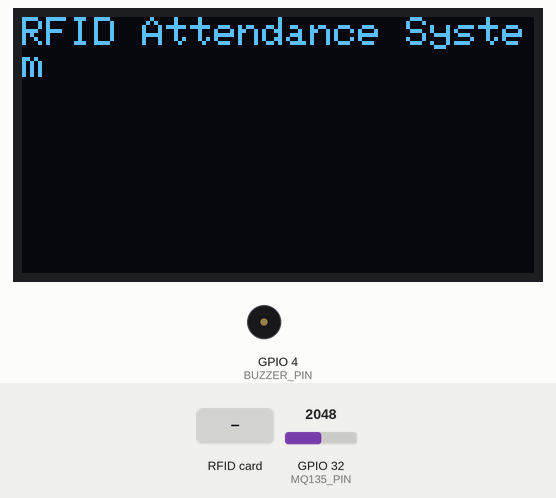
Recording of a sketch running on a simulated ESP32. Shown: 128×64 one-colour display, buzzer (waves = sounding, pin HIGH). The test bench sets the inputs (shaded band); at power-on: GPIO 32 (MQ135_PIN) = 2048. WiFi joins after 1.5 s; servers stay silent unless stated; the display library's start-up logo is not drawn; uploads are accepted with an empty reply; what the sketch prints to the serial monitor is not drawn.

Above: at 5.3 s.
5.4 s: RFID card 32 61 56 62 held to the reader
At 7.1 s:
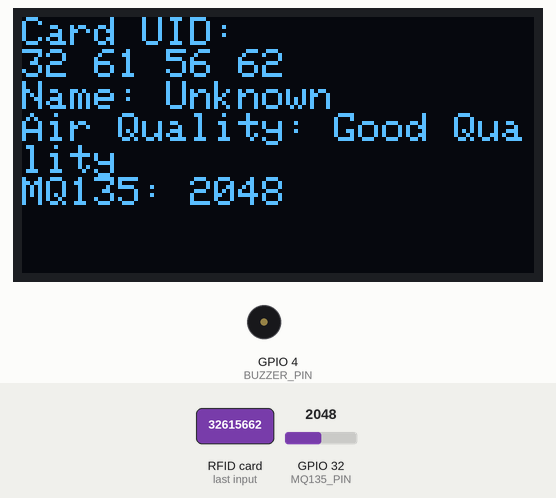
7.9 s: RFID card 7A D7 97 3F held to the reader
At 10.6 s:
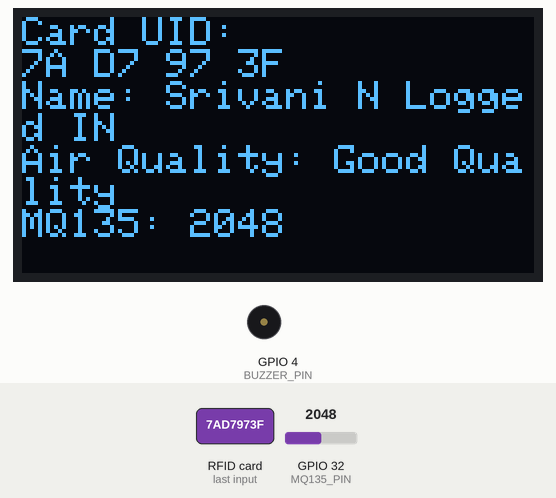
10.9 s: RFID card D3 88 2C DA held to the reader
At 13.7 s:
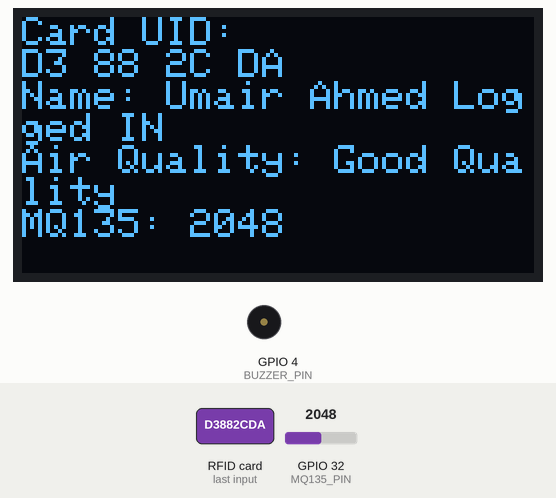
13.9 s: RFID card 5E 7A 19 C4 held to the reader
At 16.5 s:
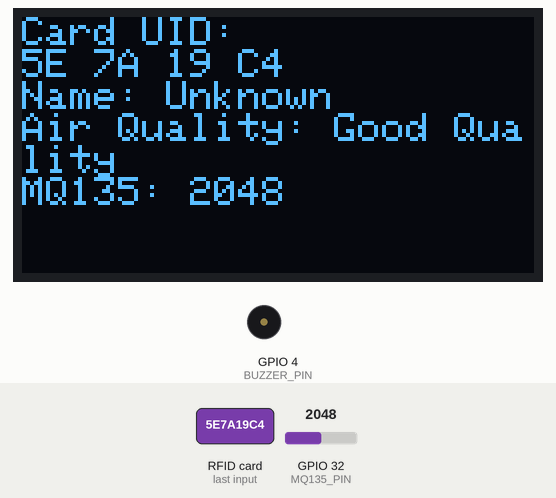
Timing chart, 0 to 17.9 s (numbered marks = the images above; inputs shaded):
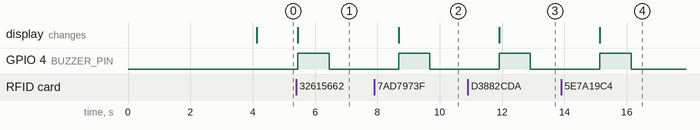

The sketch:

SmartIOTClassroomcompleteprj.ino
```cpp
#include <SPI.h>
#include <MFRC522.h>
#include <Wire.h>
#include <Adafruit_GFX.h>
#include <Adafruit_SSD1306.h>
#include <WiFi.h>
#include <HTTPClient.h>

#define RST_PIN 2
#define SS_PIN 5

#define SCREEN_WIDTH 128
#define SCREEN_HEIGHT 64
#define OLED_RESET    -1
#define SCREEN_ADDRESS 0x3C

#define BUZZER_PIN 4  // Define the buzzer pin
#define MQ135_PIN 32  // Define the MQ135 analog pin

// Wi-Fi credentials
const char* ssid = "ACT102692121332";
const char* password = "32615662";

// Google Apps Script Web App URL
const char* googleScriptUrl = "https://script.google.com/macros/s/AKfycbyZ6CjL9TuUVEjmNy8ZMGQAF8EzBiSZ0PPyBBQK8g6y69mTgOsM50ubeh6qhpNnO7wR/exec";

MFRC522 mfrc522(SS_PIN, RST_PIN);
Adafruit_SSD1306 display(SCREEN_WIDTH, SCREEN_HEIGHT, &Wire, OLED_RESET);

struct Card {
  String uid;
  String name;
};

Card cards[] = {
  {"7A D7 97 3F", "Srivani N Logged IN"},
  {"D3 88 2C DA", "Umair Ahmed Logged IN"}
};

void setup() {
  Serial.begin(115200);
  SPI.begin();
  mfrc522.PCD_Init();

  if(!display.begin(SSD1306_SWITCHCAPVCC, SCREEN_ADDRESS)) {
    Serial.println(F("SSD1306 allocation failed"));
    for(;;);
  }

  pinMode(BUZZER_PIN, OUTPUT);  // Initialize the buzzer pin as output
  digitalWrite(BUZZER_PIN, LOW);  // Ensure buzzer is off initially

  // Connect to Wi-Fi
  WiFi.begin(ssid, password);
  while (WiFi.status() != WL_CONNECTED) {
    delay(1000);
    Serial.println("Connecting to WiFi...");
  }
  Serial.println("Connected to WiFi");

  display.display();
  delay(2000);
  display.clearDisplay();
  display.setTextSize(1);
  display.setTextColor(SSD1306_WHITE);
  display.setCursor(0,0);
  display.println("RFID Attendance System");
  display.display();
}

void loop() {
  // Read MQ135 sensor value
  int mq135Value = analogRead(MQ135_PIN);
  String airQuality = (mq135Value < 2200) ? "Good Quality" : "Bad Quality";  // Adjust threshold as needed

  if (mfrc522.PICC_IsNewCardPresent() && mfrc522.PICC_ReadCardSerial()) {
    String content= "";
    for (byte i = 0; i < mfrc522.uid.size; i++) {
      content.concat(String(mfrc522.uid.uidByte[i] < 0x10 ? " 0" : " "));
      content.concat(String(mfrc522.uid.uidByte[i], HEX));
    }
    content.toUpperCase();
    content.trim();  // Trim any leading or trailing spaces

    Serial.println("Scanned UID: " + content);  // Print the scanned UID to Serial Monitor

    display.clearDisplay();
    display.setCursor(0,0);
    display.println("Card UID:");
    display.println(content);

    String name = "Unknown";
    for (int i = 0; i < sizeof(cards) / sizeof(cards[0]); i++) {
      String storedUID = cards[i].uid;
      storedUID.trim();  // Trim any leading or trailing spaces

      if (content == storedUID) {
        name = cards[i].name;
        break;
      }
    }

    display.println("Name: " + name);
    display.println("Air Quality: " + airQuality);  // Display air quality status
    // Display MQ135 raw value at the bottom
    display.println("MQ135: " + String(mq135Value)); // Line 5: Raw sensor value
    display.display();

    // Activate buzzer for successful scan
    digitalWrite(BUZZER_PIN, HIGH);  // Turn on the buzzer
    delay(1000);  // Short beep (100ms)
    digitalWrite(BUZZER_PIN, LOW);  // Turn off the buzzer

    // Send data to Google Sheets
    if (WiFi.status() == WL_CONNECTED) {
      HTTPClient http;
      http.begin(googleScriptUrl);
      http.addHeader("Content-Type", "application/json");

      // Create JSON payload
      String payload = "{\"uid\":\"" + content + "\",\"name\":\"" + name + "\",\"airQuality\":\"" + airQuality + "\"}";

      // Send POST request
      int httpResponseCode = http.POST(payload);
      if (httpResponseCode > 0) {
        Serial.println("Data sent to Google Sheets. Response code: " + String(httpResponseCode));
      } else {
        Serial.println("Error sending data to Google Sheets.");
      }
      http.end();
    }

    delay(2000);  // Delay to display the card details

    mfrc522.PICC_HaltA();
    mfrc522.PCD_StopCrypto1();
  }
}
```

Measured:
- after the input at 5.4 s, GPIO 4 (BUZZER_PIN): LOW → HIGH after 0.05 s, → LOW 1.0 s later; the display: changes after 0.05 s (image 1)
- after the input at 7.9 s, GPIO 4 (BUZZER_PIN): LOW → HIGH after 0.78 s, → LOW 1.0 s later; the display: changes after 0.78 s (image 2)
- after the input at 10.9 s, GPIO 4 (BUZZER_PIN): LOW → HIGH after 1.0 s, → LOW 1.0 s later; the display: changes after 1.0 s (image 3)
- after the input at 13.9 s, GPIO 4 (BUZZER_PIN): LOW → HIGH after 1.2 s, → LOW 1.0 s later; the display: changes after 1.2 s (image 4)
